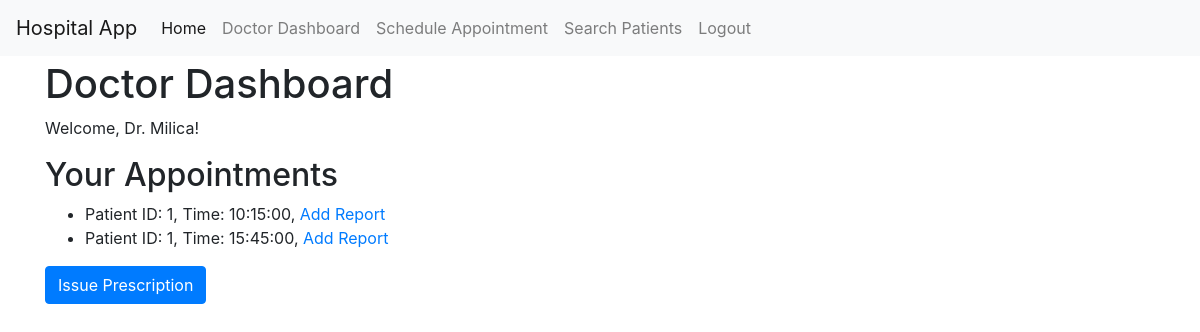
The app's page /doctor/dashboard (signed in), older data.
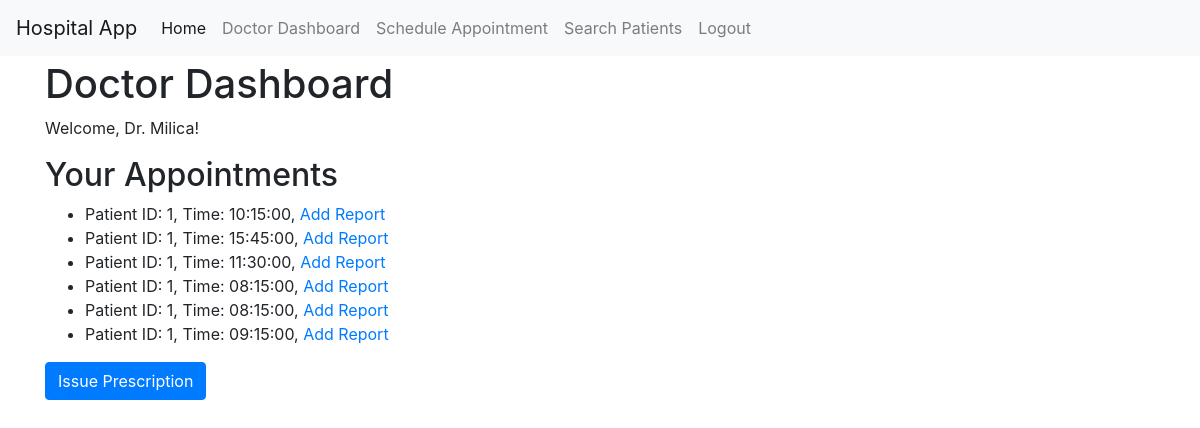
The same page, newer data.
### models.py (models this page shows, shortened)
class Appointment(db.Model):
    __tablename__ = 'appointment'
    id = db.Column(db.Integer, primary_key=True)
    appointment_date = db.Column(db.Date, nullable=False)
    appointment_time = db.Column(db.Time, nullable=False)
    patient_id = db.Column(db.Integer, db.ForeignKey('user.id'), nullable=False)
    doctor_id = db.Column(db.Integer, db.ForeignKey('user.id'), nullable=False)
    medical_record_id = db.Column(db.Integer, db.ForeignKey('medical_record.id'))

### app.py (the view)
@app.route('/doctor/dashboard')
@login_required
def doctor_dashboard():
    if current_user.role != 'doctor':
        return "You are not authorized to access this page."
    appointments = Appointment.query.filter_by(doctor_id=current_user.id).all() # Get all appointments for the current doctor
    return render_template('doctor/dashboard.html', appointments=appointments)

### app.py (called while the page is built)
@login_manager.user_loader
def load_user(user_id):
    return db.session.get(User, int(user_id))

### templates/doctor/dashboard.html (shortened to what this page needs)
<!DOCTYPE html>
<html lang="en">
	<head>
	</head>
	<body>
		{% extends 'base.html' %} {% block content %}
		<h1>Doctor Dashboard</h1>
		<p>Welcome, Dr. {{ current_user.name }}!</p>
		<h2>Your Appointments</h2>
		{% if appointments %}
		<ul>
			{% for appointment in appointments %}
			<li>
				Patient ID: {{ appointment.patient_id }}, Time: {{
				appointment.appointment_time }},
				<a
					href="{{ url_for('add_report', appointment_id=appointment.id) }}"
					>Add Report</a
				>
			</li>
			{% endfor %}
		</ul>
		{% else %}
		<p>No appointments scheduled.</p>
		{% endif %}
		<a href="{{ url_for('issue_prescription') }}" class="btn btn-primary"
			>Issue Prescription</a
		>
		{% endblock %}

Row changes from the older to the newer data that the page shows:
added Appointment: patient_id "1", appointment_time "11:30:00"
added Appointment: patient_id "1", appointment_time "08:15:00"
added Appointment: patient_id "1", appointment_time "08:15:00"
added Appointment: patient_id "1", appointment_time "09:15:00"
